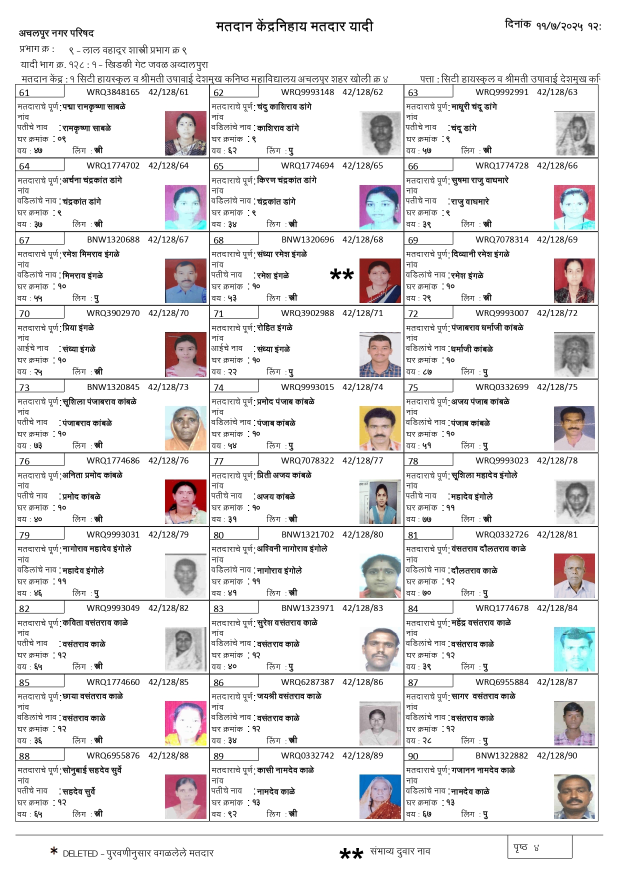
#> input picture blocks/BoothVoterList_A4_Ward_9_Booth_1_page-0004.jpg, 1240 x 1755 px, given in place of number19.jpg, which was not available (shown at 1/2 size)
$ python split_numbers.py
#> lines starting #> are read from the running program, lines starting #| are printed output that depends on the picture; after the words box and inside, x2 and y2 are one past the last pixel; in counts of white or black regions, pixels touching at a corner belong together; pictures that were not available may be replaced by others from this repository, and a replacement may not be noted
#> further down, img is the input picture: shape (1755, 1240, 3); mean B, G, R 228.9, 228.5, 230.3
### blocks/crop.py
import cv2
import numpy as np

def crop_age(img):
    h, w = img.shape[:2]
#> h = 1755; w = 1240

    x1 = int(0.088 * w)
#> x1 = 109
    x2 = int(0.16  * w)
#> x2 = 198
    y1 = int(0.83  * h)
#> y1 = 1456
    y2 = int(0.96  * h)
#> y2 = 1684

    if x2 <= x1 or y2 <= y1:
        raise ValueError("Invalid crop region")

    return img[y1:y2, x1:x2]
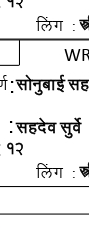
#> returned value: shape (228, 89, 3); mean of channels 0, 1, 2 232.6, 232.6, 232.6; drawn as B, G, R

# [12 lines left out: function crop_gender, not called in this run]

def cut2cut_crop(img: np.ndarray) -> np.ndarray:
    """
    Crops image tightly around black foreground pixels.
    Works for white background + black text/digits.

    Parameters:
        img (np.ndarray): Input OpenCV image (BGR or grayscale)

    Returns:
        np.ndarray: Tightly cropped image
    """

    if img is None or img.size == 0:
        raise ValueError("Empty image provided")

    # Convert to grayscale if needed
    if len(img.shape) == 3:
        gray = cv2.cvtColor(img, cv2.COLOR_BGR2GRAY)
    else:
        gray = img.copy()

    # Binary: black text -> white foreground
    _, binary = cv2.threshold(
        gray, 0, 255,
        cv2.THRESH_BINARY_INV + cv2.THRESH_OTSU
    )
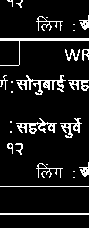
#> binary: shape (228, 89); 10% white in thin lines or dots

    # Find all foreground pixel coordinates
    coords = cv2.findNonZero(binary)
#> coords = contour of 2028 points, box (x1, y1, x2, y2) (0, 0, 89, 215), area 1152

    # If no foreground detected, return original
    if coords is None:
        return img.copy()

    # Bounding box of all foreground pixels
    x, y, w, h = cv2.boundingRect(coords)
#> x = 0; y = 0; w = 89; h = 215

    # Crop original image (preserve color if present)
    return img[y:y+h, x:x+w]
#> returned value: shape (215, 89, 3)

### blocks/split_numbers.py
import cv2
import numpy as np
from crop import crop_age, cut2cut_crop

STANDARD_SIZE = 64

def preprocess_age_digits(img):
    """
    Input:
        Cropped age image (2 digits, white background, black digits)
    Output:
        Clean, sharp, topology-safe binary image
    """

    # 1️⃣ Grayscale
    gray = cv2.cvtColor(img, cv2.COLOR_BGR2GRAY)
#> gray: shape (215, 89)

    # 2️⃣ Edge-preserving smoothing
    # (better than Gaussian for bold fonts)
    gray = cv2.bilateralFilter(gray, d=7, sigmaColor=50, sigmaSpace=50)
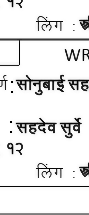
#> gray: shape (215, 89); min 0, max 255, mean 231.7

    # 3️⃣ Stable binarization
    _, binary = cv2.threshold(
        gray, 0, 255,
        cv2.THRESH_BINARY_INV + cv2.THRESH_OTSU
    )
#> binary: shape (215, 89); 10.4% white in thin lines or dots

    # 4️⃣ Fill holes inside digits (VERY IMPORTANT)
    kernel = cv2.getStructuringElement(cv2.MORPH_ELLIPSE, (3, 3))
    binary = cv2.morphologyEx(binary, cv2.MORPH_CLOSE, kernel)
#> binary: shape (215, 89); 11.9% white; 26 white regions (10 under 20 px), largest, box (x1, y1, x2, y2) and area: (16, 75, 65, 95) 400, (0, 38, 89, 66) 313, (16, 118, 57, 134) 270

    # 5️⃣ Remove tiny noise without thinning strokes
    kernel = cv2.getStructuringElement(cv2.MORPH_ELLIPSE, (2, 2))
    binary = cv2.morphologyEx(binary, cv2.MORPH_OPEN, kernel)
#> binary: shape (215, 89); 9.3% white; 45 white regions (32 under 20 px), largest, box (x1, y1, x2, y2) and area: (18, 79, 56, 96) 295, (0, 39, 89, 43) 269, (18, 122, 47, 135) 188

    # 6️⃣ Edge sharpening (binary-safe)
    edges = cv2.Canny(binary, 50, 150)
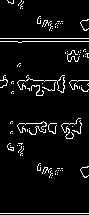
#> edges: shape (215, 89); 5.8% white in thin lines or dots
    binary = cv2.bitwise_or(binary, edges)
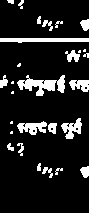
#> binary: shape (215, 89); 13.1% white; 29 white regions (8 under 20 px), largest, box (x1, y1, x2, y2) and area: (17, 75, 65, 96) 488, (0, 38, 89, 43) 360, (17, 121, 47, 135) 246
    binary = 255 -binary
    return binary


def resize(img: np.ndarray) -> np.ndarray:
    return cv2.resize(img, (STANDARD_SIZE, STANDARD_SIZE))

def split_by_vertical_transitions(img: np.ndarray):
    """
    Split image based on vertical white → black transitions.
    Assumes:
    - White background
    - Black foreground
    - Image already tightly cropped (cut2cut)

    Returns:
        List of np.ndarray image segments
    """

    if img is None or img.size == 0:
        raise ValueError("Empty image")

    # Convert to grayscale if needed
    if len(img.shape) == 3:
        gray = cv2.cvtColor(img, cv2.COLOR_BGR2GRAY)
    else:
        gray = img.copy()

    h, w = gray.shape
#> h = 215; w = 89

    # Ensure strict binary: white=255, black=0
    _, binary = cv2.threshold(
        gray, 0, 255,
        cv2.THRESH_BINARY + cv2.THRESH_OTSU
    )

    # Column classification
    col_is_white = np.all(binary == 255, axis=0)
    col_has_black = np.any(binary == 0, axis=0)

    split_positions = []

    i = 0
    while i < w - 1:
        # Detect WHITE → BLACK transition
        if col_is_white[i] and col_has_black[i + 1]:
            white_col = i
            black_col = i + 1
            split_x = (white_col + black_col) // 2
            split_positions.append(split_x)
            i = black_col  # jump forward
        else:
            i += 1
#> after the loop, i = 88; split_positions = []

    # If no splits found, return whole image
    if not split_positions:
        return [img]

    # Perform edge-to-edge splits
    parts = []
    prev = 0
    for sx in split_positions:
        parts.append(img[:, prev:sx])
        prev = sx
    parts.append(img[:, prev:w])

    return parts

def split_img(img):
    result = []

    cut = cut2cut_crop(crop_age(img))
    binary = preprocess_age_digits(cut)
    cut = cut2cut_crop(binary)

    parts = split_by_vertical_transitions(cut)
#> parts = 1 item

    for part in parts:
        part = cut2cut_crop(part)
        part = resize(part)
        result.append(part)
#> this loop made 1 pass
#> pass 1, in split_img, `part = resize(part)`:
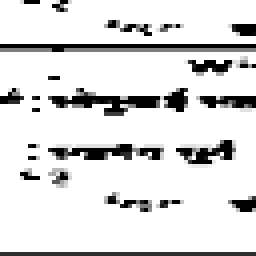
#> part: shape (64, 64) (shown 4 times larger); min 0, max 255, mean 220.4
#> after the loop, result = 1 item

    return result


if __name__ == "__main__":
    path = "../data/output/number19.jpg"
    img = cv2.imread(path)

    splitted_image_array = split_img(img)
#> splitted_image_array = 1 item

    for image in splitted_image_array:
        image = cut2cut_crop(image)
        resize_img = cv2.resize(image, (64, 64))
        cv2.imshow("Processed Age", resize_img)
        cv2.waitKey(0)
        cv2.destroyAllWindows()
        status = input()
        if status == 'y':
            path = f"../data/output/{input()}.png"
            cv2.imwrite(path, image)
#> this loop made 1 pass
#> (x in cut2cut_crop, y in cut2cut_crop, w in cut2cut_crop, h in cut2cut_crop, status) on pass 1: (0, 0, 64, 64, '')
#> pass 1, in cut2cut_crop (call 4), `_, binary = cv2.threshold( gray, 0, 255, cv2.THRESH_BINARY_INV + cv2.T..`:
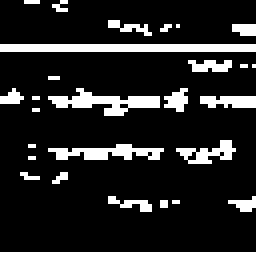
#> binary: shape (64, 64) (shown 4 times larger); 14.8% white in thin lines or dots
